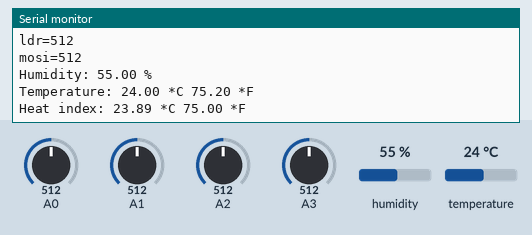
Recording of a sketch running on a simulated Arduino Uno, built with avr-gcc and run on an emulated ATmega328P. Shown: the last lines printed to the serial monitor. Inputs (shaded band) come from the test bench; at power-on: humidity 55 %, A0 = 512, A1 = 512, A2 = 512, A3 = 512, temperature 24 °C.

Above: at 10.9 s.
11.0 s: humidity set to 22 %
At 14.4 s:
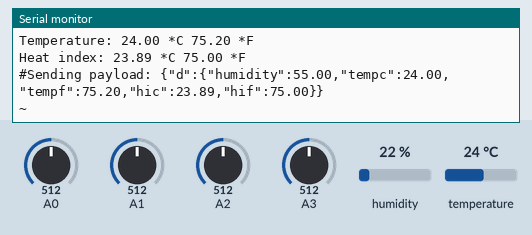
20.1 s: A0 set to 716
At 22.0 s:
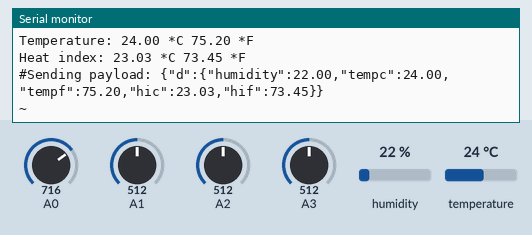
29.2 s: A1 set to 716
At 29.69 s:
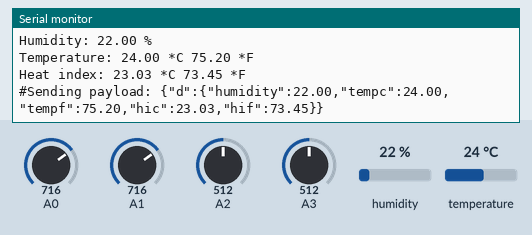
38.3 s: A2 set to 716
At 43.3 s:
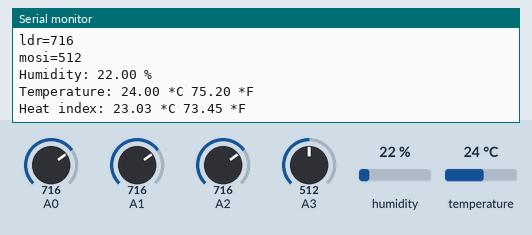
47.4 s: A3 set to 716
At 55.0 s:
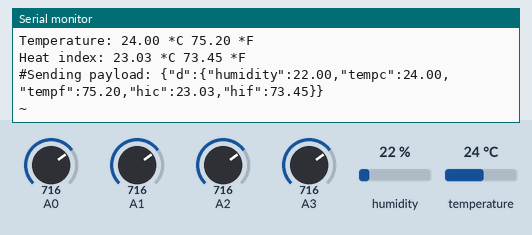
56.5 s: temperature set to 12 °C
At 59.8 s:
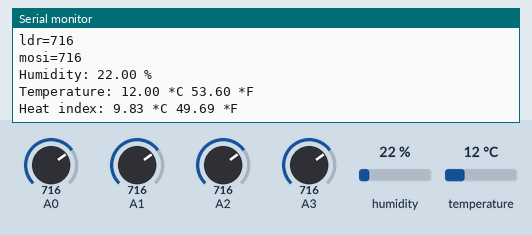
Timing chart, 0 to 61.3 s (numbered marks = the images above; inputs shaded):
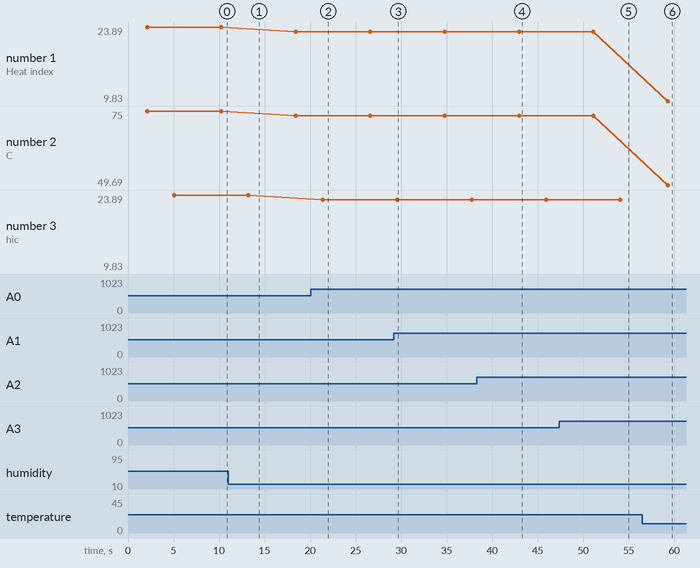

The sketch:

green_house_monitoring.ino
```cpp
// Example testing sketch for various DHT humidity/temperature sensors
// Written by ladyada, public domain

#include "DHT.h"
#include <SoftwareSerial.h>
#include <ArduinoJson.h>
SoftwareSerial s(5,6);
#define DHTPIN 2     // what pin we're connected to

// Uncomment whatever type you're using!
#define DHTTYPE DHT11   // DHT 11
//#define DHTTYPE DHT22   // DHT 22  (AM2302)
//#define DHTTYPE DHT21   // DHT 21 (AM2301)

// Connect pin 1 (on the left) of the sensor to +5V
// NOTE: If using a board with 3.3V logic like an Arduino Due connect pin 1
// to 3.3V instead of 5V!
// Connect pin 2 of the sensor to whatever your DHTPIN is
// Connect pin 4 (on the right) of the sensor to GROUND
// Connect a 10K resistor from pin 2 (data) to pin 1 (power) of the sensor

// Initialize DHT sensor.
// Note that older versions of this library took an optional third parameter to
// tweak the timings for faster processors.  This parameter is no longer needed
// as the current DHT reading algorithm adjusts itself to work on faster procs.
DHT dht(DHTPIN, DHTTYPE);
float h,t,f,hic,hif;

void setup() {
  Serial.begin(9600);
  Serial.println("DHTxx test!");
  s.begin(9600);
  dht.begin();
}

void loop() {
  // Wait a few seconds between measurements.
  delay(2000);
  int smoke=analogRead(A0);
  int gas=analogRead(A1);
  int ldr=analogRead(A2);
  int mosi=analogRead(A3);
  Serial.print("smoke=");
  Serial.println(smoke);
  Serial.print("gas=");
  Serial.println(gas);
  Serial.print("ldr=");
  Serial.println(ldr);
Serial.print("mosi=");
  Serial.println(mosi);

  // Reading temperature or humidity takes about 250 milliseconds!
  // Sensor readings may also be up to 2 seconds 'old' (its a very slow sensor)
  h = dht.readHumidity();
  // Read temperature as Celsius (the default)
  t = dht.readTemperature();
  // Read temperature as Fahrenheit (isFahrenheit = true)
  f = dht.readTemperature(true);

  // Check if any reads failed and exit early (to try again).
  if (isnan(h) || isnan(t) || isnan(f)) {
    Serial.println("Failed to read from DHT sensor!");
    return;
  }

  // Compute heat index in Fahrenheit (the default)
  hif = dht.computeHeatIndex(f, h);
  // Compute heat index in Celsius (isFahreheit = false)
  hic = dht.computeHeatIndex(t, h, false);

  Serial.print("Humidity: ");
  Serial.print(h);
  Serial.print(" %\n");
  Serial.print("Temperature: ");
  Serial.print(t);
  Serial.print(" *C ");
  Serial.print(f);
  Serial.print(" *F\n");
  Serial.print("Heat index: ");
  Serial.print(hic);
  Serial.print(" *C ");
  Serial.print(hif);
  Serial.println(" *F");
  delay(3000);
  sendAndroidValues();
/*  StaticJsonBuffer<1000> jsonBuffer;
  JsonObject& root = jsonBuffer.createObject();
  root["data1"] = smoke;
  root["data2"] = gas;
  root["data3"] = mosi;
  root["data4"] = ldr;
  root["data5"] = t;
  root["data6"] = h;
if(s.available()>0)
{
 root.printTo(s);
} */
}
void sendAndroidValues()
{
  //puts # before the values so our app knows what to do with the data
  s.print('#');
  Serial.print('#');
  //for loop cycles through 2 sensors and sends values via serial
    String payload = "{\"d\":{\"humidity\":";
  payload += h;
  payload+="," "\"tempc\":";
  payload += t;
  payload+="," "\"tempf\":";
  payload += f;
  payload+="," "\"hic\":";
  payload += hic;
  payload+="," "\"hif\":";
  payload += hif;
  payload += "}}";
 Serial.print("Sending payload: ");
 Serial.println(payload);
 s.print(payload);
  s.println('~'); //used as an end of transmission character - used in app for string length
  Serial.println('~');
  delay(3000);        //added a delay to eliminate missed transmissions
}
```

Measured:
- after the input at 38.3 s, the serial monitor: prints a new line after 4.6 s (image 4)
- after the input at 47.4 s, the serial monitor: prints a new line after 3.7 s (image 5)
- after the input at 56.5 s, the serial monitor: prints a new line after 2.8 s (image 6)
- plotted number 1: 23.89 → 23.03 after the input at 11.0 s, 23.03 → 9.83 after the input at 56.5 s
- plotted number 2: 75 → 73.45 after the input at 11.0 s, 73.45 → 49.69 after the input at 56.5 s
- plotted number 3: 23.03 → 9.83 after the input at 56.5 s
